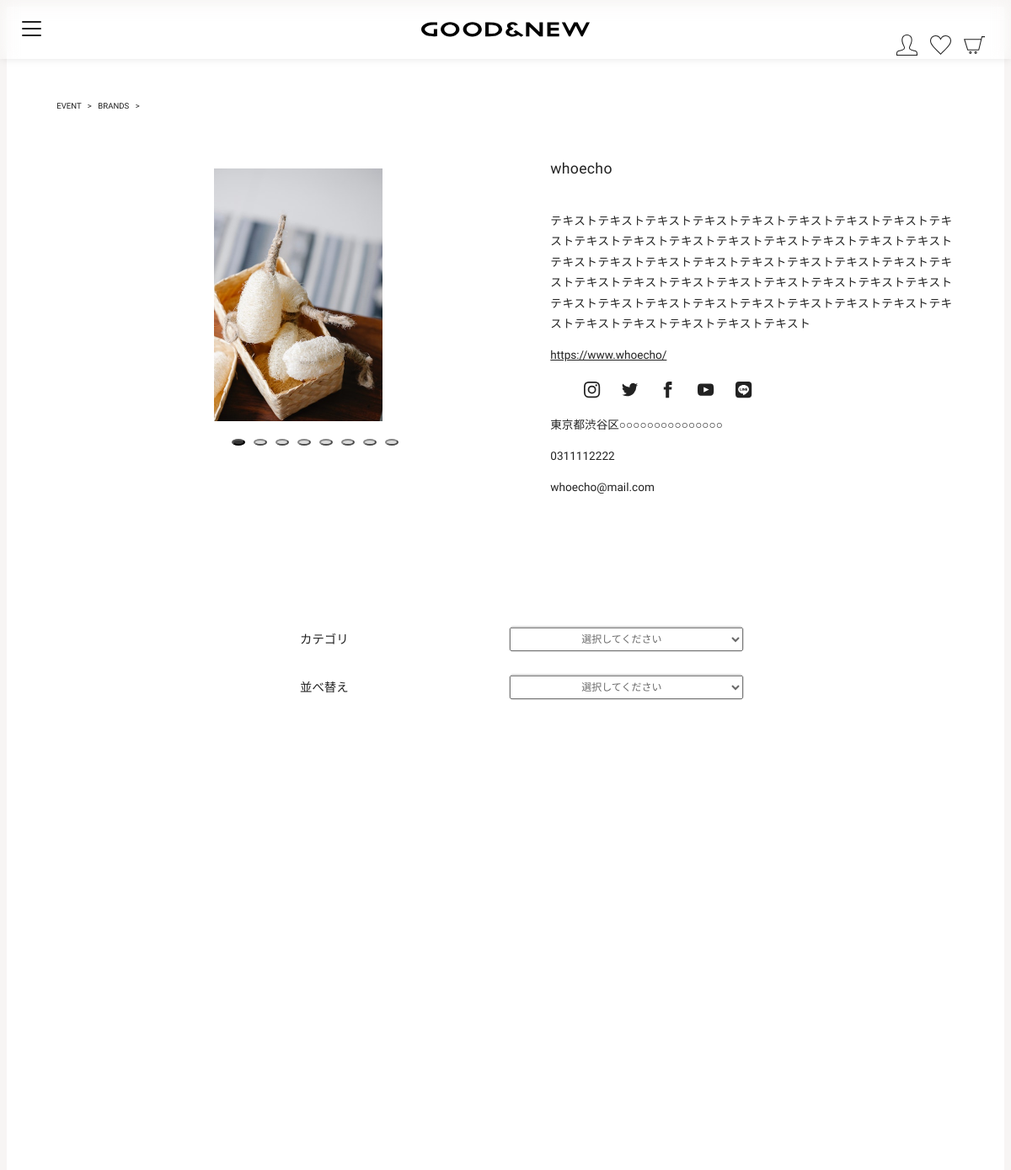
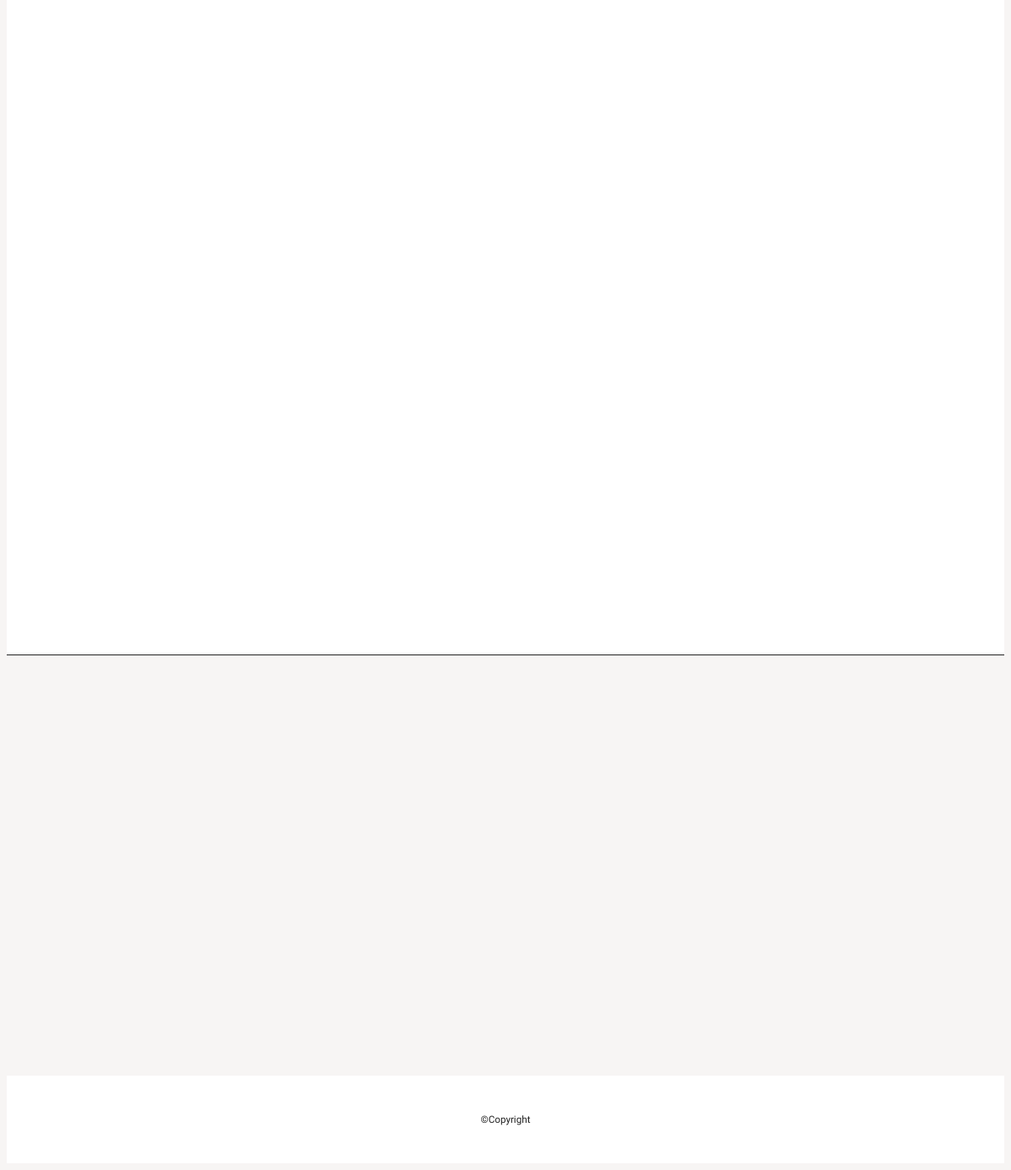
The page /www/html/index.php?module=brands&action=index&brand_id=9&event_id=9 on the database its author committed (2 pictures, top to bottom).
### tables this page shows
CREATE TABLE  brands (
  brand_id int(11) NOT NULL COMMENT 'ブランドID' AUTO_INCREMENT,
  brand_name varchar(64) NOT NULL COMMENT 'ブランド名',
  description text COMMENT 'ブランド説明',
  brand_logo varchar(128) COMMENT 'ブランドロゴ',
  img1 varchar(128) COMMENT '画像1',
  img2 varchar(128) COMMENT '画像2',
  img3 varchar(128) COMMENT '画像3',
  img4 varchar(128) COMMENT '画像4',
  img5 varchar(128) COMMENT '画像5',
  img6 varchar(128) COMMENT '画像6',
  img7 varchar(128) COMMENT '画像7',
  img8 varchar(128) COMMENT '画像8',
  brand_hp text COMMENT 'ブランドHP',
  brand_instagram text COMMENT 'ブランドinstagram',
  brand_twitter text COMMENT 'ブランドtwitter',
  brand_facebook text COMMENT 'ブランドfacebook',
  brand_youtube text COMMENT 'ブランドyoutube',
  brand_line text COMMENT 'ブランドline',
  phone_number varchar(11) COMMENT '電話番号',
  email varchar(128) COMMENT 'メールアドレス',
  address varchar(64) COMMENT '住所',
  status int(11) NOT NULL default 0 COMMENT 'ステータス（0:非公開、1:公開）',
  create_datetime DATETIME COMMENT 'レコードの作成日',
  update_datetime DATETIME COMMENT 'レコードの更新日',
  primary key(brand_id)
);

### www/lib/View.php (called while the page is built, shortened)
<?php
function h($value) {
    return htmlspecialchars($value, ENT_QUOTES, 'UTF-8');
}
class View {
    public static function render($view_name, $params = [], $module_name = null) {
        if (is_null($module_name)) {
            $module_name = MODULE_NAME;
        }
        $filename = VIEW_DIR . '/' . $module_name . '/' . $view_name . '.tpl.php';
        if (!array_key_exists('errors', $params)) {
            $params['errors'] = [];
        }
        extract($params);
        include_once($filename);
    }
}

### www/html/controller/brands/index.php (called while the page is built, shortened)
<?php
require_once(MODEL_DIR . '/Tables/Items.php');
function execute_action() {
    $brand_id = Request::getEventId('brand_id');
    $event_id = Request::getEventId('event_id');
    $classEvents = new Events();
    $classBrands = new Brands();
    $classItems = new Items();
    $classEvents -> event_id = $event_id;
    $classBrands -> brand_id = $brand_id;
    $classItems -> brand_id = $brand_id;
    $records['event'] = $classEvents -> getEventDetail();
    $records['brand'] = $classBrands -> getBrandDetail();
    $records['items'] = $classItems -> getBrandItems();
    $records['categorys'] = $classItems -> getBrandCategorys();
    return View::render('index', ['records' => $records]);
}

### www/html/controller/controller.php (called while the page is built, shortened)
<?php
require_once(LIB_DIR.'/View.php');
require_once(LIB_DIR.'/Request.php');
require_once(LIB_DIR.'/Database.php');
function dispatch($default_module, $default_action) {
    try {
        execute_action();
    } catch (Exception $e) {
        do {
            $errors[] = $e->getMessage();
        } while ($e = $e->getPrevious());
        $errors = array_reverse($errors);
        return View::renderError($errors);
    }
}

### www/html/index.php (called while the page is built, shortened)
<?php
require_once('./controller/controller.php');
dispatch('top', 'index');

### www/lib/Database.php (called while the page is built, shortened)
<?php
class Database {
    public static function getInstance() {
        static $instance;
        if ($instance === null) {
            $instance = new self();
        }
        return $instance;
    }
    public static function getDatabase() {
        return self::getInstance()->db;
    }
    public static function retrieveBySql($sql, $params = [], $class_name = 'stdClass') {
        $records = self::findBySql($sql, $params, $class_name);
        return $records[0];
    }
    public static function findBySql($sql, $params = [], $class_name = 'stdClass') {
        $statement = self::getDatabase()->prepare($sql);
        self::_executeBySql($statement, $sql, $params);
        $records = [];
        while ($record = $statement->fetchObject($class_name)) {
            $records[] = $record;
        }
        return $records;
    }
    public static function _executeBySql($statement, $sql, $params = []) {
        foreach ($params as $key => $value) {
            if (is_int($value)) {
                $statement->bindValue($key, $value, PDO::PARAM_INT);
            } else {
                $statement->bindValue($key, $value, PDO::PARAM_STR);
            }
        }
        return $statement->execute();
    }
}

### www/model/Models.php (called while the page is built, shortened)
<?php
class Models {
    public static function retrieveBySql($sql, $params = []) {
        return Database::retrieveBySql($sql, $params, static::class);
    }
    public static function findBySql($sql, $params = []) {
        return Database::findBySql($sql, $params, static::class);
    }
}

### www/model/Tables/Items.php (called while the page is built, shortened)
<?php
class Items {
    public $brand_id;
    public function __construct() {
        $this -> brand_id = null;
    }
    public function getBrandCategorys() {
        $sql = 'SELECT B.category_id, B.category_name' . PHP_EOL
             . 'FROM' . PHP_EOL
             . '    (SELECT * FROM items WHERE brand_id = :brand_id AND status = 1 AND enabled = true) AS A' . PHP_EOL
             . 'LEFT JOIN categorys AS B' .PHP_EOL
             . 'ON A.category_id = B.category_id' . PHP_EOL
             . 'GROUP BY A.category_id' . PHP_EOL
             . 'ORDER BY A.category_id ASC';
        $params = [
            ':brand_id' => $this -> brand_id,
        ];
        return Messages::findBySql($sql, $params);
    }
}

### www/lib/Request.php (called while the page is built, shortened)
<?php
class Request {
    public static function getEventId($name) {
        if (isset($_REQUEST[$name]) === true) {
            $value = $_REQUEST[$name];
        } else {
            $classEvents = new Events();
            $record = $classEvents -> getReleaseEvent();
            $value = $record -> event_id;
        }
        return $value;
    }
}

### www/model/Tables/Events.php (called while the page is built, shortened)
<?php
class Events {
    public $event_id;
    public function __construct() {
        $this -> event_id = null;
    }
    public function getEventDetail() {
        $sql = 'SELECT event_id, event_name, description, event_date, event_tag, event_svg, event_png, status,' . PHP_EOL
             . '       img1, img2, img3, img4, img5, img6, img7, img8' . PHP_EOL
             . 'FROM events' .PHP_EOL
             . 'WHERE event_id = :event_id';
        $params = [
            ':event_id' => $this->event_id,
        ];
        return Messages::retrieveBySql($sql,$params);
    }
}

### www/model/Tables/Brands.php (called while the page is built, shortened)
<?php
class Brands {
    public $brand_id;
    public function __construct() {
        $this -> brand_id = null;
    }
    public function getBrandDetail() {
        $sql = 'SELECT brand_id, brand_name, description, brand_logo,' . PHP_EOL
             . '       img1, img2, img3, img4, img5, img6, img7, img8,' . PHP_EOL
             . '       brand_hp, brand_instagram, brand_twitter, brand_facebook, brand_youtube, brand_line,' . PHP_EOL
             . '       phone_number, email, address' . PHP_EOL
             . 'FROM brands' . PHP_EOL
             . 'WHERE brand_id = :brand_id' . PHP_EOL
             . 'AND status = 1';
        $params = [
            ':brand_id' => $this->brand_id,
        ];
        return Messages::retrieveBySql($sql,$params);
    }
}

### www/view/brands/index.tpl.php (the view, shortened to what this page needs)
<?php
include INCLUDE_DIR . '/user/head.php';
?>
</head>
<body ontouchstart="">
    <?php include INCLUDE_DIR . '/user/header_fixed.php'; ?>
    <main>
        <section class="area" id="brands">
            <nav class="page-nav wrapper">
                <span>
                    <a href="index.php?module=events&action=index&event_id=<?php print h($records['event']->event_id); ?>">EVENT</a>
                </span>
                <span>&gt;</span>
                <span>
                    <a href="index.php?module=brands&action=index&brand_id=<?php print h($records['brand']->brand_id); ?>&event_id=<?php print h($records['event']->event_id); ?>">BRANDS</a>
                </span>
                <span>&gt;</span>
            </nav>
            <div class="box fadeUpTrigger wrapper">
                <?php if(!empty($records['brand'])) { ?>
                <div class="brand-info">
                    <div id="fixed-area">
                        <div class="brand-image white">
                            <ul class="brand-image-slider">
                                <li class="slider-item <?= $records['brand']->img1 ? '' : 'false' ?>"><img src="<?php print h(BRANDS_IMG_DIR . $records['brand'] -> img1); ?>" alt="ブランド画像"></li>
                            </ul>
                        </div>
                    </div>
                    <div id="container">
                        <div class="brand-detail">
                            <div class="detail-lead">
                                <div class="detail-name">
                                    <?php print h($records['brand'] -> brand_name); ?>
                                </div>
                            </div>
                            <div class="group">
                                <p class="group-description"><?php print h($records['brand'] -> description); ?></p>
                                <p class="group-hp"><a href="#" target="_blank" rel="noopener noreferrer"><?php print h($records['brand'] -> brand_hp); ?></a></p>
                                <div class="group-link">
                                    <ul class="link-icon-nav">
                                    <?php if (!empty($records['brand'] -> brand_instagram)) { ?>
                                        <li class="icon-instagram"><a href="<?php print h($records['brand'] -> brand_instagram); ?>" target="_blank" rel="noopener noreferrer">instagram</a></li>
                                    <?php } ?>
                                    <?php if (!empty($records['brand'] -> brand_twitter)) { ?>
                                        <li class="icon-twitter"><a href="<?php print h($records['brand'] -> brand_twitter); ?>" target="_blank" rel="noopener noreferrer">twitter</a></li>
                                    <?php } ?>
                                    <?php if (!empty($records['brand'] -> brand_facebook)) { ?>
                                        <li class="icon-facebook"><a href="<?php print h($records['brand'] -> brand_facebook); ?>" target="_blank" rel="noopener noreferrer">facebook</a></li>
                                    <?php } ?>
                                    <?php if (!empty($records['brand'] -> brand_youtube)) { ?>
                                        <li class="icon-youtube"><a href="<?php print h($records['brand'] -> brand_youtube); ?>" target="_blank" rel="noopener noreferrer">youtube</a></li>
                                    <?php } ?>
                                    <?php if (!empty($records['brand'] -> brand_line)) { ?>
                                        <li class="icon-line"><a href="<?php print h($records['brand'] -> brand_line); ?>" target="_blank" rel="noopener noreferrer">line</a></li>
                                    <?php } ?>
                                    </ul>
                                </div>
                                <p class="group-address"><?php print h($records['brand'] -> address); ?></p>
                                <p class="group-phone_number"><?php print h($records['brand'] -> phone_number); ?></p>
                                <p class="group-email"><?php print h($records['brand'] -> email); ?></p>
                            </div>
                        </div>
                    </div>
                </div>
                <?php } else { ?>
                    <p class="message errors">ブランド情報がありません。</p>
                <?php } ?>
            </div>
        </section>
        <section class="area" id="props">
            <div class="box fadeUpTrigger content">
                <div class="search-select">
                    <div class="select-list-filter">
                        <form action="index.php" method="get">
                            <table>
                                <tr>
                                    <th class="select-title">
                                        <label for="filter">カテゴリ</label>
                                    </th>
                                    <td class="select-name">
                                        <div class="select-wrap">
                                            <select id="filter" name="search[filter]" ONCHANGE="submit(this.form)">
                                                <option value="">選択してください</option>
                                        </select>
                                        </div>
                                    </td>
                                </tr>
                            </table>
                        </form>
                    </div>
                    <div class="select-list-sorting">
                        <form action="index.php" method="get">
                            <table>
                                <tr>
                                    <th class="select-title">
                                        <label for="sorting">並べ替え</label>
                                    </th>
                                    <td class="select-name">
                                        <div class="select-wrap">
                                        <select id="sorting" name="sorting" ONCHANGE="submit(this.form)">
                                            <option value="">選択してください</option>
                                        </select>
                                        </div>
                                    </td>
                                </tr>
                            </table>
                        </form>
                    </div>
                </div>
            </div>
        </section>
        <section class="area" id="items">
        </section>
        <?php include INCLUDE_DIR . '/user/f-nav.php'; ?>
    </main>
    <?php include INCLUDE_DIR . '/user/footer.php'; ?>
</body>
</html>

### rows shown on the page
brands: img1 (picture), brand_name "whoecho", description "テキストテキストテキストテキストテキストテキストテキストテキストテキストテキストテキストテキストテキストテキストテキストテキストテキストテキストテキストテキストテキストテキストテキストテキストテキストテキストテキストテキストテキストテキストテキストテキストテキストテキストテキストテキストテキストテキストテキストテキストテキストテキストテキストテキストテキストテキストテキストテキスト", brand_hp "https://www.whoecho/", address "東京都渋谷区○○○○○○○○○○○○○○○", phone_number "0311112222", email "whoecho@mail.com"
